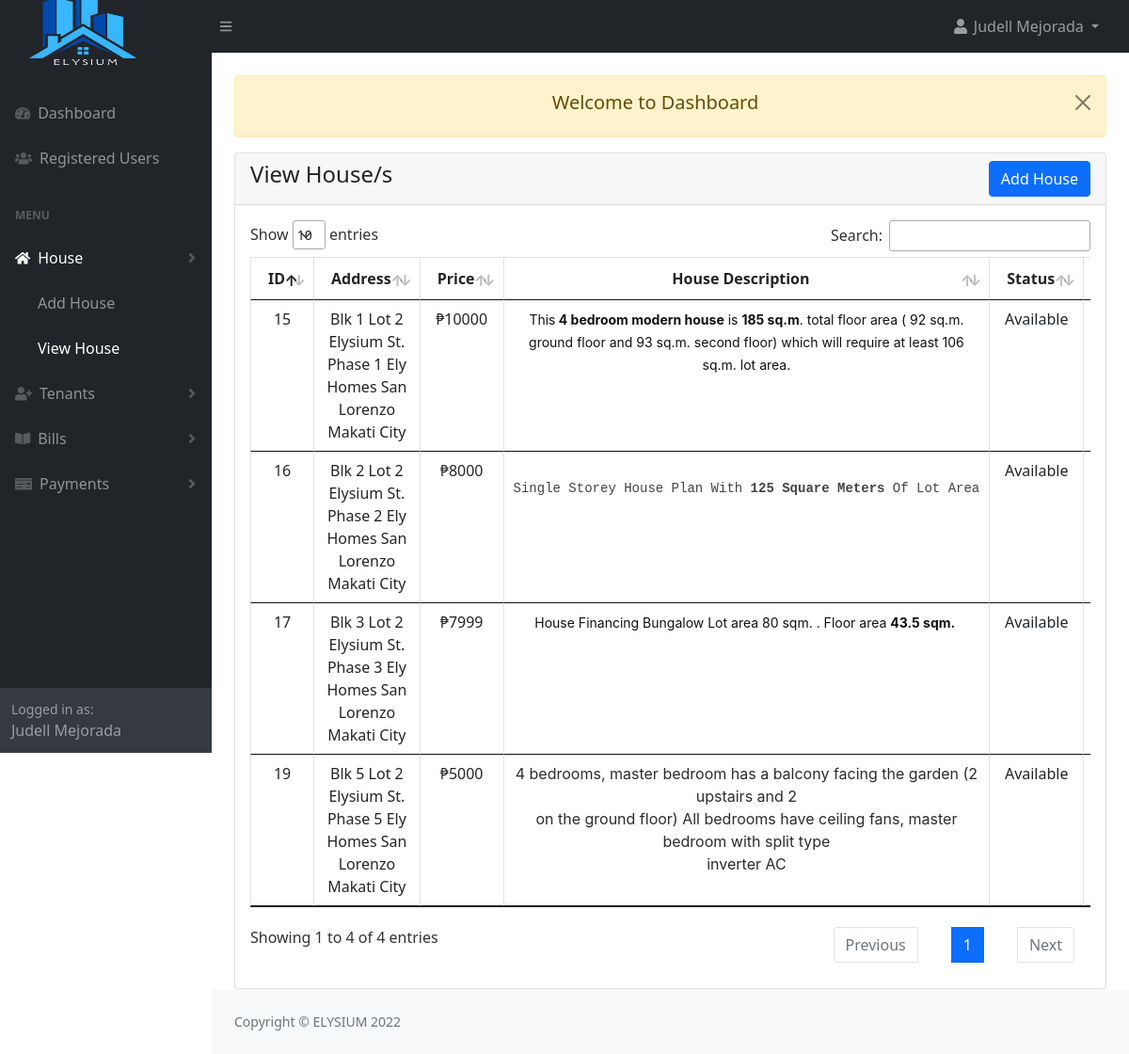
Screenshot of /admin/house_view.php (signed in) with the database file from the repository.
### tables this page shows
CREATE TABLE `house` (
  `house_id` int(11) NOT NULL,
  `house_address` varchar(199) NOT NULL,
  `house_price` int(20) NOT NULL,
  `house_desc` text DEFAULT NULL,
  `house_status` tinyint(1) NOT NULL DEFAULT 0 COMMENT '0-invisible, 1-visible, 2-delete',
  `added_date` timestamp NOT NULL DEFAULT current_timestamp()
);

### admin/house_view.php (the view, shortened to what this page needs)
<?php
include("authentication.php");
include("includes/header.php");
?>
<div class="container-fluid px-4">
    <div class="row mt-4">
        <div class="col-md-12">
			<?php include('message.php'); ?>
            <div class="card">
                <div class="card-header">
                    <h4>View House/s
                        <a href="house_add.php" class="btn btn-primary float-end">Add House</a>
                    </h4>
                </div>
                <div class="card-body">
                <div class="table-responsive">
                    <table id="myDataTable" class="table table-bordered table-stripe">
                        <thead>
                            <tr>
                                <th class="text-center">ID</th>
                                <th class="text-center">Address</th>
                                <th class="text-center">Price</th>
                                <th class="text-center">House Description</th>
                                <th class="text-center">Status</th>
                                <th class="text-center">Edit</th>
                            </tr>
                        </thead>
                        <tbody>
                            <?php
                                $house = "SELECT * FROM house WHERE house_status != '2' ";
                                $house_run = mysqli_query($con,$house);
                                if(mysqli_num_rows($house_run) > 0 )
                                {
                                    foreach($house_run as $home)
                                    {
                                        ?>
                                        <tr>
                                            <td class="text-center"><?= $home['house_id'] ?></td>
                                            <td class="text-center"><?= $home['house_address'] ?></td>
                                            <td class="text-center"><?= '₱'.$home['house_price'] ?></td>
                                            <td class="text-center"><?= $home['house_desc'] ?></td>
                                            <td class="text-center">
                                                <?= $home['house_status'] == '1' ? 'Available':'Unavailable' ?>
                                            </td>
                                            <td class="text-center">
                                            </td>
                                        </tr>
                                        <?php
                                    }
                                }
                                else
                                {
                                    ?>
                                    <tr>
                                            <td colspan="6"> No Record Found</td>
                                    </tr>
                                    <?php
                                }
                            ?>
                        </tbody>
                    </table>
                </div>
                </div>
            </div>
        </div>
    </div>
</div>
<?php
include("includes/footer.php");
include("includes/scripts.php");
?>

### rows the page displays
house: house_id "15", house_address "Blk 1 Lot 2 Elysium St. Phase 1 Ely Homes San Lorenzo Makati City", house_price "10000", house_desc "This 4 bedroom modern house is 185 sq.m . total floor area ( 92 sq.m. ground floor and 93 sq.m. second floor) which will require at least 106 sq.m. lot area.", house_status "Available"
house: house_id "16", house_address "Blk 2 Lot 2 Elysium St. Phase 2 Ely Homes San Lorenzo Makati City", house_price "8000", house_desc "Single Storey House Plan With 125 Square Meters Of Lot Area", house_status "Available"
house: house_id "17", house_address "Blk 3 Lot 2 Elysium St. Phase 3 Ely Homes San Lorenzo Makati City", house_price "7999", house_desc "House Financing Bungalow Lot area 80 sqm. . Floor area 43.5 sqm.", house_status "Available"
house: house_id "19", house_address "Blk 5 Lot 2 Elysium St. Phase 5 Ely Homes San Lorenzo Makati City", house_price "5000", house_desc "4 bedrooms, master bedroom has a balcony facing the garden (2 upstairs and 2 on the ground floor) All bedrooms have ceiling fans, master bedroom with split type inverter AC", house_status "Available"

### other values shown
$_SESSION['auth_user']['user_name'] "Judell Mejorada"
$_SESSION['message'] "Welcome to Dashboard"
